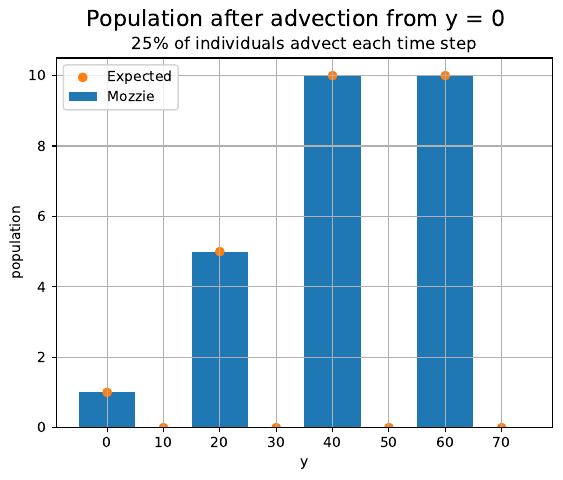

Generate this figure with Python:
######################################################
# Example simulation with
# - advection of a single species
# - the species does not breed, evolve or die
#
######################################################
# Import libraries
import os
import sys
import array

# so we can find our ../code no matter how we are called
findbin = os.path.dirname(os.path.realpath(sys.argv[0]))
sys.path.append(findbin + "/../code")

from grid import Grid
from cellDynamics import CellDynamicsLogistic1_1
from spatialDynamics import SpatialDynamics
from wind import Wind
from populationsAndParameters import PopulationsAndParameters

######################################################
# Setup the 10km x 10km grid with 1 x 8 spatial locations
# The units (km) are arbitrary at this stage, but
# later, the wind velocity must be defined in the
# same units
g1 = Grid(0, 0, 10.0, 1, 8)

######################################################
# define the lifecycle dynamics to be governed by the
# logistic equation.  Since the the species is not
# allowed to breed, evolve or die, this is largely
# irrelevant.  Logistic1_1 is just the simplest
# type of lifecycle that can be made into a "dummy"
# that does not breed, evolve or die.
cell = CellDynamicsLogistic1_1()

######################################################
# Using CellDynamicsLogistic1_1() means that at each
# spatial location there is:
# - 1 population
# - 1 parameter, which is the carrying capacity
# Define the populations and parameters over the grid:
all_pops = PopulationsAndParameters(g1, cell)
# Introduce 32 individuals at y = 0
# The carrying capacity is set at 100, but this
# is irrelevant because no lifecycle evolution is
# used in this example
all_pops.setPopulationAndParametersFromXY(0, 0, [32, 100])

######################################################
# put these populations into the spatial structure
spatial = SpatialDynamics(g1, all_pops)

######################################################
# Define the wind
# advection_wind.csv sets the advection velocity to
# (0, 80) km/day in all cells
# With the PDF = [[0.25, 1.0]] this means that 100% of
# individuals that advect will move 0.25*80 = 20km
# towards the positive y direction every timestep
wind = Wind("advection_wind.csv", "dummy.csv", [[0.25, 1.0]], g1)
wind.parseRawFile()

######################################################
# Evolve in time
dt = 1.0 # time step size, with units of days
t = 0
for i in range(5):
   # note the following is commented, so there is no lifecycle evolution
   # spatial.evolveCells(dt)
   # The following means that 50% of the population will
   # advect using the wind: the remaining will not advect
   spatial.advect(array.array('f', [0.5]), wind)
   t += dt

######################################################
# Output useful information
spatial.outputCSV("advection.csv", 0, "0", "")

######################################################
# Comparison with expected value
import matplotlib.pyplot as plt

yvals = list(range(0, 71, 10))
with open("advection.csv", "r") as f:
   f.readline()
   f.readline()
   data = [float(p.strip()) for p in f.readlines()]

plt.figure()
plt.bar(yvals, data, width = 10, label = 'Mozzie')
plt.scatter(yvals, [1, 0, 5, 0, 10, 0, 10, 0], label = 'Expected')
plt.legend()
plt.grid()
plt.xlabel("y")
plt.ylabel("population")
plt.suptitle("Population after advection from y = 0", fontsize = 16)
plt.title("25% of individuals advect each time step", fontsize = 12)
plt.savefig("advection.pdf", bbox_inches = 'tight')
plt.show()
plt.close()

sys.exit(0)
